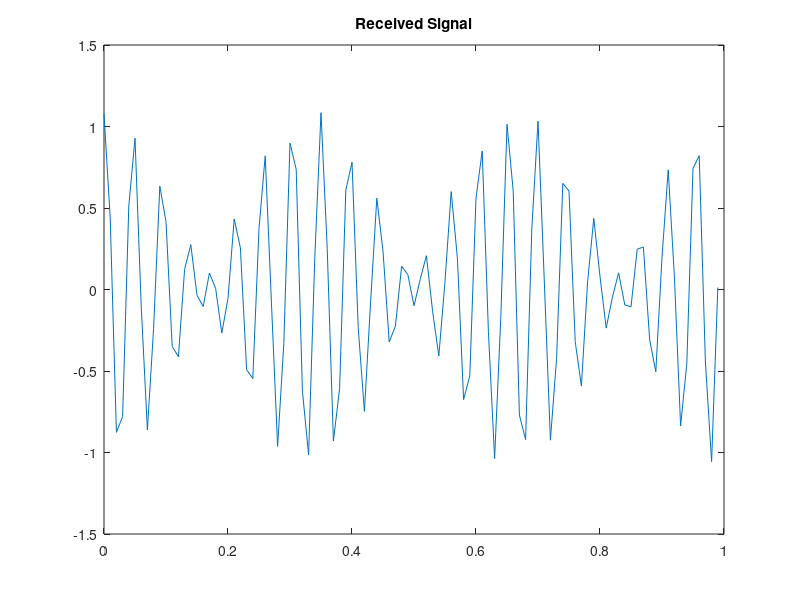

The MATLAB script that drew this image:
clc;
clear;

% Creating Received signal
fc = 5;
fs = 100;
tstart = 0;
tend = 1;
B = 0.3;
C = 3e8;
p = 2/C;
ts = 1/fs;
t = tstart:ts:tend-ts;

v1 = (180*1000)/3600;
R1 = 250*1000;
a1 = 0.5;

v2 = (216*1000)/3600;
R2 = 200*1000;
a2 = 0.6;

fd1 = B*v1;
td1 = p*R1;
y1 = a1*cos(2*pi*(fc+fd1)*(t-td1));

fd2 = B*v2;
td2 = p*R2;
y2 = a2*cos(2*pi*(fc+fd2)*(t-td2));
y_double = y1+y2;

figure
plot(t,y_double)
title('Received Signal')
save('received2.mat',"y_double");